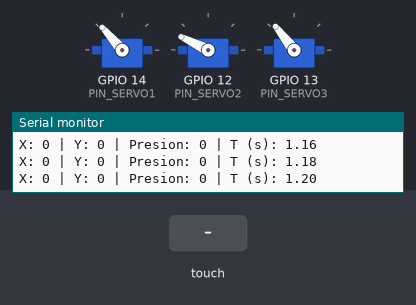
A sketch run on a simulated ESP32. Parts: 3 × servo, the last lines printed to the serial monitor. The inputs (shaded band) are chosen by the test bench.

Above: at 1.7 s.
1.8 s: touch panel pressed at 13 % / 10 % of its raw x / y range
At 2.01 s:
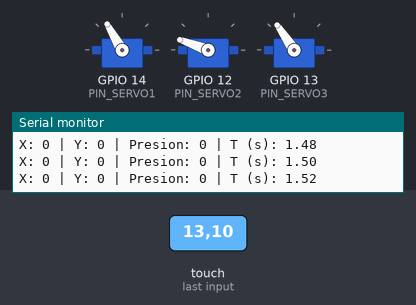
4.8 s: touch panel pressed at 38 % / 10 % of its raw x / y range
At 5.02 s:
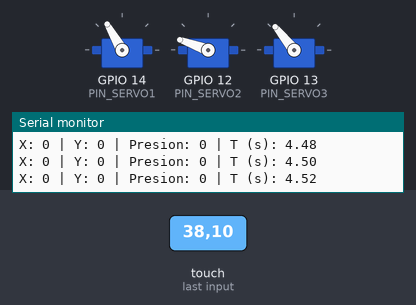
7.8 s: touch panel pressed at 62 % / 10 % of its raw x / y range
At 8.05 s:
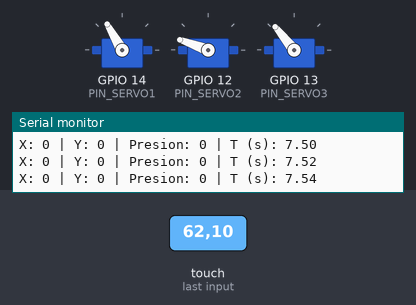
10.8 s: touch panel pressed at 13 % / 30 % of its raw x / y range
At 11.08 s:
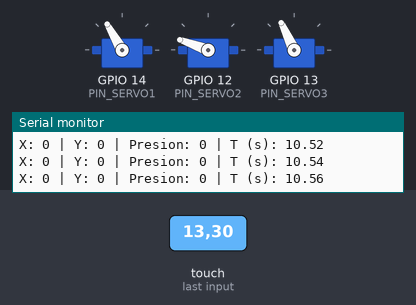
13.8 s: touch panel pressed at 38 % / 30 % of its raw x / y range
At 14.0 s:
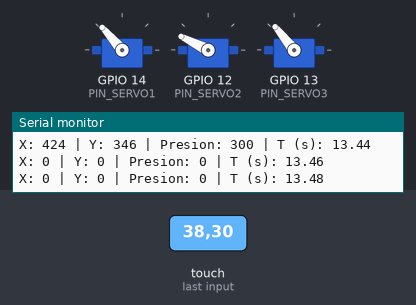
15.4 s: touch panel pressed at 13 % / 70 % of its raw x / y range
At 15.58 s:
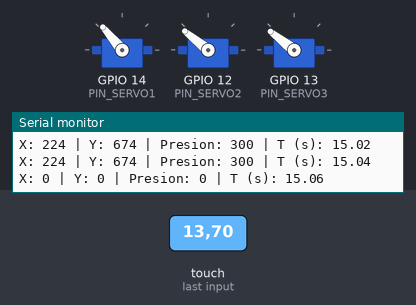
Timing chart, 0 to 19.4 s (numbered marks = the images above; inputs shaded):
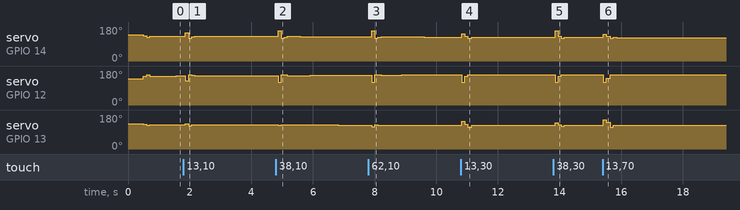

Measured:
- after the input at 1.8 s, servo on GPIO 13 (PIN_SERVO3): 128° → 135° after 0.06 s, → 124° 0.10 s later, → 128° 0.10 s later
- after the input at 4.8 s, servo on GPIO 13 (PIN_SERVO3): 128° → 126° after 0.07 s, → 129° 0.10 s later, → 128° 0.10 s later, → 127° 1.7 s later
- after the input at 7.8 s, servo on GPIO 13 (PIN_SERVO3): 127° → 118° after 0.10 s, → 129° 0.10 s later, → 127° 0.10 s later
- after the input at 10.8 s, servo on GPIO 12 (PIN_SERVO2): 160° → 120° at once, → 152° 0.10 s later, → 160° 0.10 s later
- after the input at 13.8 s, servo on GPIO 14 (PIN_SERVO1): 125° → 160° after 0.05 s, → 131° 0.10 s later, → 120° 0.10 s later, → 125° 0.10 s later; servo on GPIO 12 (PIN_SERVO2): 160° → 120° after 0.05 s, → 153° 0.10 s later, → 160° 0.10 s later
- after the input at 15.4 s, servo on GPIO 12 (PIN_SERVO2): 160° → 120° at once, → 141° 0.10 s later, → 160° 0.12 s later

The sketch:

PID_Balancin.ino
```cpp
#include <stdint.h>
#include "TouchScreen.h"
#include <ESP32Servo.h>
#include <QuickPID.h>

const uint8_t PIN_YP = 33;  // Análogo
const uint8_t PIN_XM = 32;  // Análogo
const uint8_t PIN_YM = 27;  //
const uint8_t PIN_XP = 26;  //

const uint8_t PIN_SERVO1 = 14; // Frontal 14 nar
const uint8_t PIN_SERVO2 = 12; // Atrás Derecha 12 azu
const uint8_t PIN_SERVO3 = 13; // Atrás Izquierda 13 ver
const uint8_t PIN_POWER_SWITCH = 25; // Control del MOSFET

TouchScreen ts = TouchScreen(PIN_XP, PIN_YP, PIN_XM, PIN_YM, 500);
Servo s1, s2, s3;

float inputX, outputX, setpointX = 550; // 550
float inputY, outputY, setpointY = 550;
float tiempo;

//float KpX = 1.014, KiX = 0.0, KdX = 0.1641;
//float KpY = 0.3075, KiY = 0.0, KdY = 0.0646;
//float KpX = 0.04744, KiX = 0.0, KdX = 0.01831;
//float KpY = 0.2227, KiY = 0.0, KdY = 0.1204;

//float KpY = 0.019, KiY = 0.0, KdY = 0.0085; //0.025 0.01
//float KpX = 0.0136, KiX = 0.0, KdX = 0.00715; //0.02370 0.00715
//float KpX = 0.01870, KiX = 0.0, KdX = 0.00415;

//pruebas
float KpY = 0.020, KiY = 0.001, KdY = 0.0085; //0.025 0.01
float KpX = 0.01350, KiX = 0.001, KdX = 0.0071; //0.02370 0.00715

//float KpY = 0.021, KiY = 0.0, KdY = 0.0083; //0.025 0.01
//float KpX = 0.01250, KiX = 0.0, KdX = 0.007; //0.02370 0.00715

//float KpY = 0.02, KiY = 0.0, KdY = 0.0082; //0.025 0.01
//float KpX = 0.0122, KiX = 0.0, KdX = 0.0069; //0.02370 0.00715

//float KpY = 0.019, KiY = 0.0, KdY = 0.0086; //0.025 0.01
//float KpX = 0.0130, KiX = 0.0, KdX = 0.0073; //0.02370 0.00715

//

//float KpY = 0.03463, KiY = 0.0, KdY = 0.002768;
//float KpX = 0.6921, KiX = 0.0, KdX = 0.03756;

QuickPID pidX(&inputX, &outputX, &setpointX);
QuickPID pidY(&inputY, &outputY, &setpointY);

uint32_t tiempoUltimo = 0;
const uint8_t sampleTime = 20;

//const uint8_t PIN_SWITCH = 25; // Pin físico donde conectarás el switch
//bool sistemaEncendido = false; // Variable que guarda el estado

//Filtro EMA
float alpha = 0.85; // Factor de suavizado (0.95)
float emaX = 550;  // Inicia en el centro
float emaY = 550;

//---------------------------------------------------------------------------------------------------------------------
void setup() {
  Serial.begin(115200);
  analogReadResolution(10);

  //pinMode(PIN_SWITCH, INPUT_PULLUP);
  //Se le asignan los GPIOs a los servos
  s1.attach(PIN_SERVO1);
  s2.attach(PIN_SERVO2);
  s3.attach(PIN_SERVO3);

  //Inicio de los servos en 140 grados con espera
  s1.write(140);
  s2.write(140);
  s3.write(135); //132
  delay(500);

  pidX.SetTunings(KpX, KiX, KdX);
  pidY.SetTunings(KpY, KiY, KdY);

  pidX.SetMode(QuickPID::Control::automatic);
  pidY.SetMode(QuickPID::Control::automatic);

  //Antiwindup a cambiar
  pidX.SetOutputLimits(-40, 40); //-30 30
  pidY.SetOutputLimits(-40, 40);

  pinMode(PIN_POWER_SWITCH, OUTPUT);
  digitalWrite(PIN_POWER_SWITCH, HIGH); // Inicia apagado
}
//---------------------------------------------------------------------------------------------------------------------

//---------------------------------------------------------------------------------------------------------------------
void loop() {
  uint32_t tiempoAhora = millis();
  //sistemaEncendido = !digitalRead(PIN_SWITCH);

  if (tiempoAhora - tiempoUltimo >= sampleTime) {
    tiempoUltimo = tiempoAhora;

    TSPoint p = ts.getPoint();

    if (p.z>=0 && p.y<1001) { //Con bola
      //Filtro EMA
      emaX = (p.x * alpha) + (emaX * (1.0 - alpha));
      emaY = (p.y * alpha) + (emaY * (1.0 - alpha));

      inputX = emaX;
      inputY = emaY;
      tiempo = tiempo + 0.02;

      Serial.print("X: ");
      Serial.print(p.x);
      Serial.print(" | Y: ");
      Serial.print(p.y);
      Serial.print(" | Presion: ");
      Serial.print(p.z); // println al final para saltar a la siguiente línea
      Serial.print(" | T (s): ");
      Serial.println(tiempo);

      //Calculo del feedback
      pidX.Compute();
      pidY.Compute();

      actualizarPlataforma(outputX, outputY);
    } else { //Sin bola
      actualizarPlataforma(0, 0);
      tiempo = 0;
    }
  }
}
//---------------------------------------------------------------------------------------------------------------------

//---------------------------------------------------------------------------------------------------------------------
void actualizarPlataforma(float outX, float outY) {
  const uint8_t HOME = 140; //-8
  const float FACTOR_Y = sqrt(3) / 2.0;

  // --- CAMBIO AQUÍ PARA QUE EL SERVO 1 MUEVA EL EJE X ---
  float val1 = HOME - outX;
  float val2 = HOME + (0.5 * outX) + (FACTOR_Y * outY);
  float val3 = HOME - 5 + (0.5 * outX) - (FACTOR_Y * outY);
  // -----------------------------------------------------

  s1.write(constrain(val1, 120, 160)); //120-160
  s2.write(constrain(val2, 120, 160));
  s3.write(constrain(val3, 115, 155)); //112-152
}
//---------------------------------------------------------------------------------------------------------------------
```
